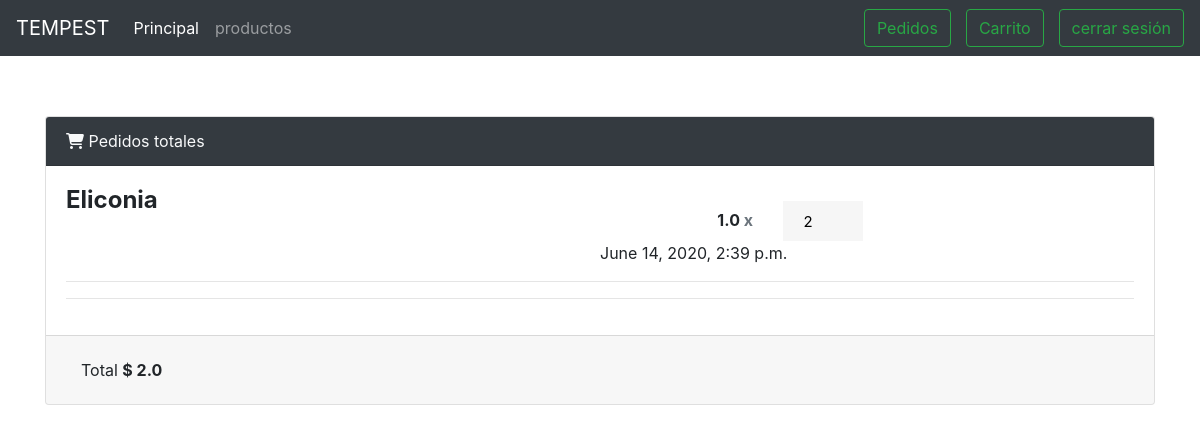
/verpedido/1 (signed in), run on an earlier commit of the app's database.
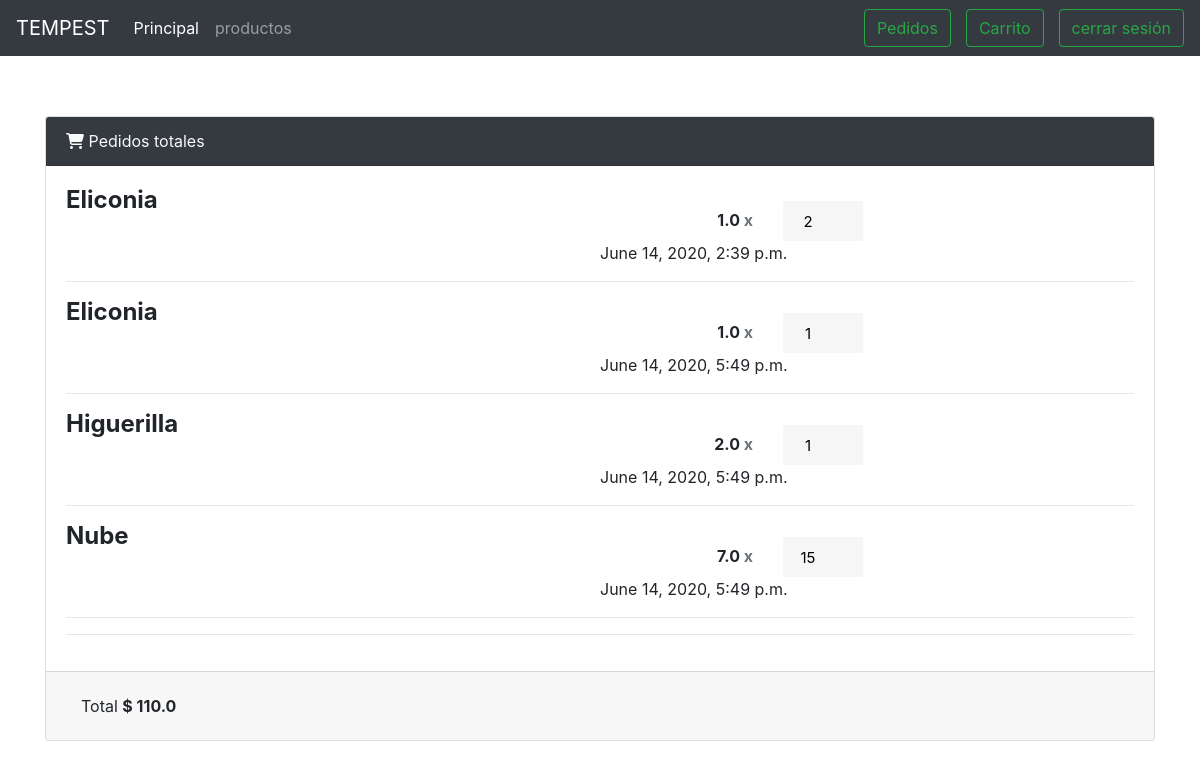
And on a later commit of the database.
### Trades/models.py (models this page shows, shortened)
class producto(models.Model):
	id = models.AutoField(primary_key=True)
	nombre = models.CharField(max_length=20)
	descripcion = models.TextField(null=False)
	precio = models.FloatField()

class pedido(models.Model):
	pedido_id = models.AutoField(primary_key=True)
	producto_id = models.IntegerField(null=False, default=1)
	usuario_id = models.IntegerField(null=False, default=1)
	cantidad = models.IntegerField(null=False)
	fecha = models.DateTimeField(default=datetime.now)

### Trades/views.py (the view)
# urls.py: path("verpedido/<int:pk>",verpedido,name= "verpedido"),
def verpedido(request,pk):
	total = 0
	req = pedido.objects.filter(usuario_id = pk)
	prod = producto.objects.all()
	for x in req:
		unidad = producto.objects.filter(id = x.producto_id)
		for y in unidad:
			total = total + (x.cantidad * y.precio)
	return render(request,"usuario/pedidos.html",{"pedidos":req,"productos":prod,"cantidad":total})

### templates/usuario/pedidos.html (shortened to what this page needs)
{% extends "base.html" %}
{% load static %}
{% block content %}
<link href="//maxcdn.bootstrapcdn.com/bootstrap/4.0.0/css/bootstrap.min.css" rel="stylesheet" id="bootstrap-css">
<br>
<br>
<br>
<br>
{% if user.is_authenticated %}
<div class="container">
   <div class="card shopping-cart">
            <div class="card-header bg-dark text-light">
                <i class="fa fa-shopping-cart" aria-hidden="true"></i>
                Pedidos totales
            </div>
            <div class="card-body">
                {% for m in pedidos %}
                    <div class="row">
                        <div class="col-12 text-sm-center col-sm-12 text-md-left col-md-6">
                            <h4 class="product-name"><strong>
                                {% for p in productos %}
                                    {% if p.id == m.producto_id %}
                                        {{p.nombre}}
                                    {% endif %}
                                {% endfor %}
                            </strong></h4>
                            <div class="col-12 col-sm-12 col-md-2 text-center">
                        </div>
                        </div>
                        <div class="col-12 col-sm-12 text-sm-center col-md-4 text-md-right row">
                            <div class="col-3 col-sm-3 col-md-6 text-md-right" style="padding-top: 25px">
                                <h6><strong id="precio">{% for p in productos %}
                                    {% if p.id == m.producto_id %}
                                        {{p.precio}}
                                    {% endif %}
                                {% endfor %} <span class="text-muted">x</span></strong></h6>
                            </div>
       							<div class="col-4 col-sm-4 col-md-4" style="padding-top: 15px">
                                <div class="quantity" >
                                    <input type="number" step="1" max="{{m.cantidad}}" min="{{m.cantidad}}" value="{{m.cantidad}}" title="Qty" class="qty"
                                           size="5" id="valor" name="valor" disabled>
                                </div>
                            </div>
                       		<div class="text-right">
                                {{ m.fecha }}
                            </div>
                        </div>
                    </div>
                    <hr>
                    {% endfor %}
                    <hr>
            </div>
            <div class="card-footer">
                <div class="pull-right" style="margin: 10px">
                    <div class="pull-right" style="margin: 5px">
                         Total <b>$ {{cantidad}} </b>
                    </div>
                </div>
            </div>
        </div>
</div>
    {% endif %}
{% endblock %}

### templates/base.html (shortened to what this page needs)
{% load static %}
<!DOCTYPE html>
<html>
  <head>
    <link rel="stylesheet" href="https://stackpath.bootstrapcdn.com/bootstrap/4.5.0/css/bootstrap.min.css">
  </head>
  <body>
    <header>
  <nav class="navbar navbar-expand-md navbar-dark fixed-top bg-dark">
    <a class="navbar-brand" href="#">TEMPEST</a>
    <div class="collapse navbar-collapse" id="navbarCollapse">
      <ul class="navbar-nav mr-auto">
        <li class="nav-item active">
          <a class="nav-link" href="/">Principal <span class="sr-only">(current)</span></a>
        </li>
        <li class="nav-item">
          <a class="nav-link" href="/productos">productos</a>
        </li>
      </ul>
      <div class="form-inline mt-2 mt-md-0">
        {% if user.is_authenticated %}
        {% if user.rol == 1 %}
          <a class="btn btn-outline-success my-2 my-sm-0" href="/pedidos/" style="margin-right: 15px;">Pedidos</a>
          <a class="btn btn-outline-success my-2 my-sm-0" href="/cart/{{user.id}}" style="margin-right: 15px;">Carrito</a>
          {% elif user.rol == 2 %}
          <a class="btn btn-outline-success my-2 my-sm-0" href="/anadirproducto/" style="margin-right: 15px;">Añadir producto</a>
           <a class="btn btn-outline-success my-2 my-sm-0" href="/verpedidos/" style="margin-right: 15px;">Pedidos</a>
          {% endif %}
        <a class="btn btn-outline-success my-2 my-sm-0" href="/accounts/logout/">cerrar sesión</a>
        {% else %}
        <a class="btn btn-outline-success my-2 my-sm-0" href="/accounts/login/" style="margin-right: 15px;">Registrarse</a>
        <a class="btn btn-outline-success my-2 my-sm-0" href="/accounts/login/">Iniciar sesión</a>
        {% endif %}
      </div>
    </div>
  </nav>
</header>
    {% block body %}
    {% block content %}
    {% endblock %}
    {% endblock %}
  </body>
</html>

### templates/usuario/pedidos.html (style rules this page uses)
.quantity { float: left; margin-right: 15px; background-color: #eee; position: relative; width: 80px; overflow: hidden }
.quantity input { margin: 0; text-align: center; width: 15px; height: 15px; padding: 0; float: right; color: #000; font-size: 20px; border: 0; outline: 0; background-color: #F6F6F6 }
.quantity input.qty { position: relative; border: 0; width: 100%; height: 40px; padding: 10px 25px 10px 10px; text-align: center; font-weight: 400; font-size: 15px; border-radius: 0; background-clip: padding-box }
.shopping-cart { margin-top: 20px; }

What changed in the data, as far as the page shows it:
added pedido: valor "1", fecha "June 14, 2020, 5:49 p.m.", producto (nombre "Eliconia", precio "1.0")
added pedido: valor "1", fecha "June 14, 2020, 5:49 p.m."
now on this page (row unchanged): producto: nombre "Higuerilla", precio "2.0"
added pedido: valor "15", fecha "June 14, 2020, 5:49 p.m."
now on this page (row unchanged): producto: nombre "Nube", precio "7.0"
Also different on the page:
{{ cantidad }}: "2.0" → "110.0"
